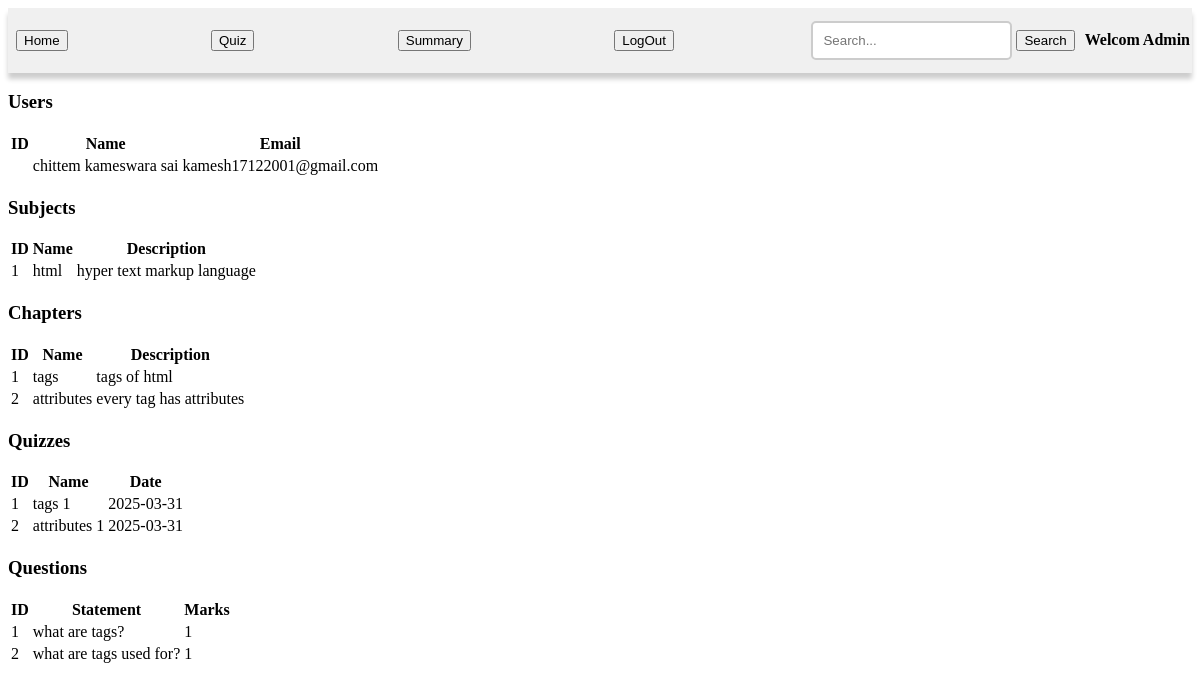
Page /summary on the committed database.
### models/database.py (models this page shows)
class User(db.Model):
    user_id = db.Column(db.Integer, primary_key = True, autoincrement=True)
    email = db.Column(db.String(70), unique = True, nullable = False)
    password = db.Column(db.String(100), nullable = False)
    full_name = db.Column(db.String(50), nullable = False)
    qualification = db.Column(db.String(20), nullable = False)
    dob = db.Column(db.Date, nullable = False)
    scores = db.relationship('Score', backref='user', lazy=True)

class Subject(db.Model):
    subject_id = db.Column(db.Integer, primary_key = True, autoincrement=True)
    subject_name = db.Column(db.String(100), nullable = False)
    subject_discription = db.Column(db.String(500), nullable = False)
    chapters = db.relationship('Chapter', backref='subject', lazy=True)

class Chapter(db.Model):
    chapter_id = db.Column(db.Integer, primary_key = True, autoincrement=True)
    chapter_name = db.Column(db.String(100), nullable = False)
    chapter_discription = db.Column(db.String(500), nullable = False)
    subject_id = db.Column(db.Integer, db.ForeignKey('subject.subject_id'))
    quizzes = db.relationship('Quiz', backref='chapter', lazy=True)

class Quiz(db.Model):
    quiz_id = db.Column(db.Integer, primary_key = True, autoincrement=True)
    quiz_name = db.Column(db.String(100), nullable = False)
    chapter_id = db.Column(db.Integer, db.ForeignKey('chapter.chapter_id'))
    date_of_quiz = db.Column(db.Date, nullable = False)
    time_duration = db.Column(db.Integer, nullable = False)
    questions = db.relationship('Questions', backref='quiz', lazy=True)

class Questions(db.Model):
    question_id = db.Column(db.Integer, primary_key = True, autoincrement=True)
    quiz_id = db.Column(db.Integer, db.ForeignKey('quiz.quiz_id'))
    question_statement = db.Column(db.String(400), nullable = False)
    option_1 = db.Column(db.String(200), nullable = False)
    option_2 = db.Column(db.String(200), nullable = False)
    option_3 = db.Column(db.String(200), nullable = False)
    option_4 = db.Column(db.String(200), nullable = False)
    correct_option = db.Column(db.String(200), nullable = False)
    marks = db.Column(db.Integer, nullable = False)

### app.py (the view, shortened to what this page needs)
@app.route("/summary", methods=["GET"])
def summary():
    search_query = request.args.get('query', '').lower()
    users = User.query.all()
    subjects = Subject.query.all()
    chapters = Chapter.query.all()
    quizzes = Quiz.query.all()
    questions = Questions.query.all()
    search_results = {"users": users, "subjects": subjects, "chapters": chapters, "quizzes": quizzes, "questions": questions}
    return render_template("summary.html", search_results=search_results, users=users, subjects=subjects, chapters=chapters, quizzes=quizzes, questions=questions)

### templates/summary.html (shortened to what this page needs)
<!DOCTYPE html>
<html lang="en">
<head>
    <link rel="stylesheet" href="/static/admin.css">
</head>
<body>
    <div class = "header">
        <a href="{{ url_for('admin') }}"><button>Home</button></a>
        <a href="{{ url_for('quiz') }}"><button>Quiz</button></a>
        <a href="{{ url_for('summary') }}"><button>Summary</button></a>
        <a href="{{ url_for('login') }}"><button>LogOut</button></a>
        <div class = "left-head">
            <form method="get" action="{{ url_for('summary') }}">
                <input type="search" name="query" placeholder="Search..." required>
                <button type="submit">Search</button>
            </form>
            <h4>Welcom Admin</h4>
        </div>
    </div>
    <div class="summary-content">
        {% if search_results.users or search_results.subjects or search_results.chapters or search_results.quizzes or search_results.questions %}
            <h3>Users</h3>
            <table>
                <tr><th>ID</th><th>Name</th><th>Email</th></tr>
                {% for user in search_results.users %}
                    <tr><td>{{ user.id }}</td><td>{{ user.full_name }}</td><td>{{ user.email }}</td></tr>
                {% endfor %}
            </table>
            <h3>Subjects</h3>
            <table>
                <tr><th>ID</th><th>Name</th><th>Description</th></tr>
                {% for subject in search_results.subjects %}
                    <tr><td>{{ subject.subject_id }}</td><td>{{ subject.subject_name }}</td><td>{{ subject.subject_discription }}</td></tr>
                {% endfor %}
            </table>
            <h3>Chapters</h3>
            <table>
                <tr><th>ID</th><th>Name</th><th>Description</th></tr>
                {% for chapter in search_results.chapters %}
                    <tr><td>{{ chapter.chapter_id }}</td><td>{{ chapter.chapter_name }}</td><td>{{ chapter.chapter_discription }}</td></tr>
                {% endfor %}
            </table>
            <h3>Quizzes</h3>
            <table>
                <tr><th>ID</th><th>Name</th><th>Date</th></tr>
                {% for quiz in search_results.quizzes %}
                    <tr><td>{{ quiz.quiz_id }}</td><td>{{ quiz.quiz_name }}</td><td>{{ quiz.date_of_quiz }}</td></tr>
                {% endfor %}
            </table>
            <h3>Questions</h3>
            <table>
                <tr><th>ID</th><th>Statement</th><th>Marks</th></tr>
                {% for question in search_results.questions %}
                    <tr><td>{{ question.question_id }}</td><td>{{ question.question_statement }}</td><td>{{ question.marks }}</td></tr>
                {% endfor %}
            </table>
        {% else %}
            <p>No results found for "{{ request.args.get('search', '') }}".</p>
        {% endif %}
    </div>
</body>
</html>

### static/admin.css (style rules this page uses)
.header { display: flex; justify-content: space-between; align-items: center; padding: 2px 2px; background-color: #f0f0f0; box-shadow: 0 6px 5px rgba(0, 0, 0, 0.2); }
.header a { text-decoration: none; color: black; margin: 0 6px; }
.left-head { display: flex; align-items: center; gap: 10px; }
input[type="search"] { padding: 10px; border: 2px solid #ccc; border-radius: 5px; }

### rows in the picture
User: full_name "chittem kameswara sai", email "kamesh17122001@gmail.com"
Subject: subject_id "1", subject_name "html", subject_discription "hyper text markup language"
Chapter: chapter_id "1", chapter_name "tags", chapter_discription "tags of html"
Chapter: chapter_id "2", chapter_name "attributes", chapter_discription "every tag has attributes"
Quiz: quiz_id "1", quiz_name "tags 1", date_of_quiz "2025-03-31"
Quiz: quiz_id "2", quiz_name "attributes 1", date_of_quiz "2025-03-31"
Questions: question_id "1", question_statement "what are tags?", marks "1"
Questions: question_id "2", question_statement "what are tags used for?", marks "1"
